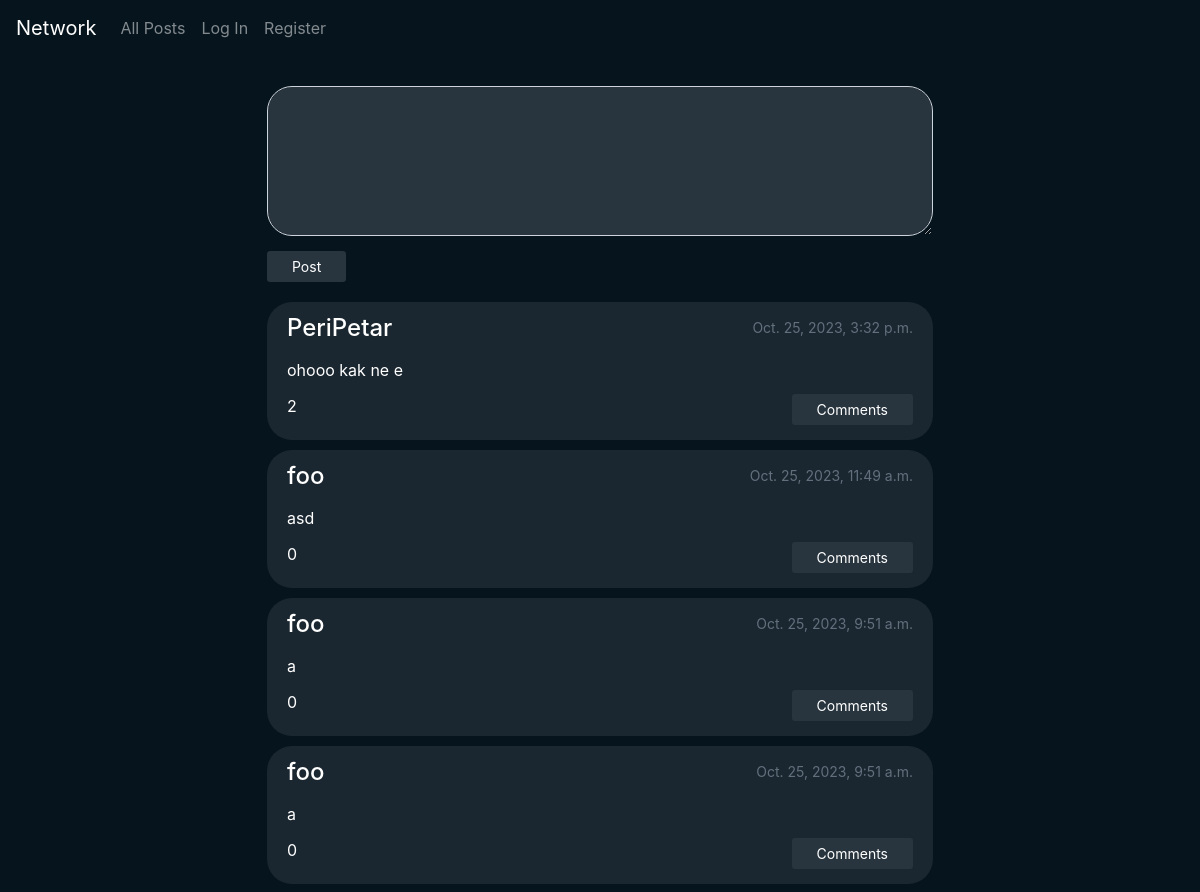
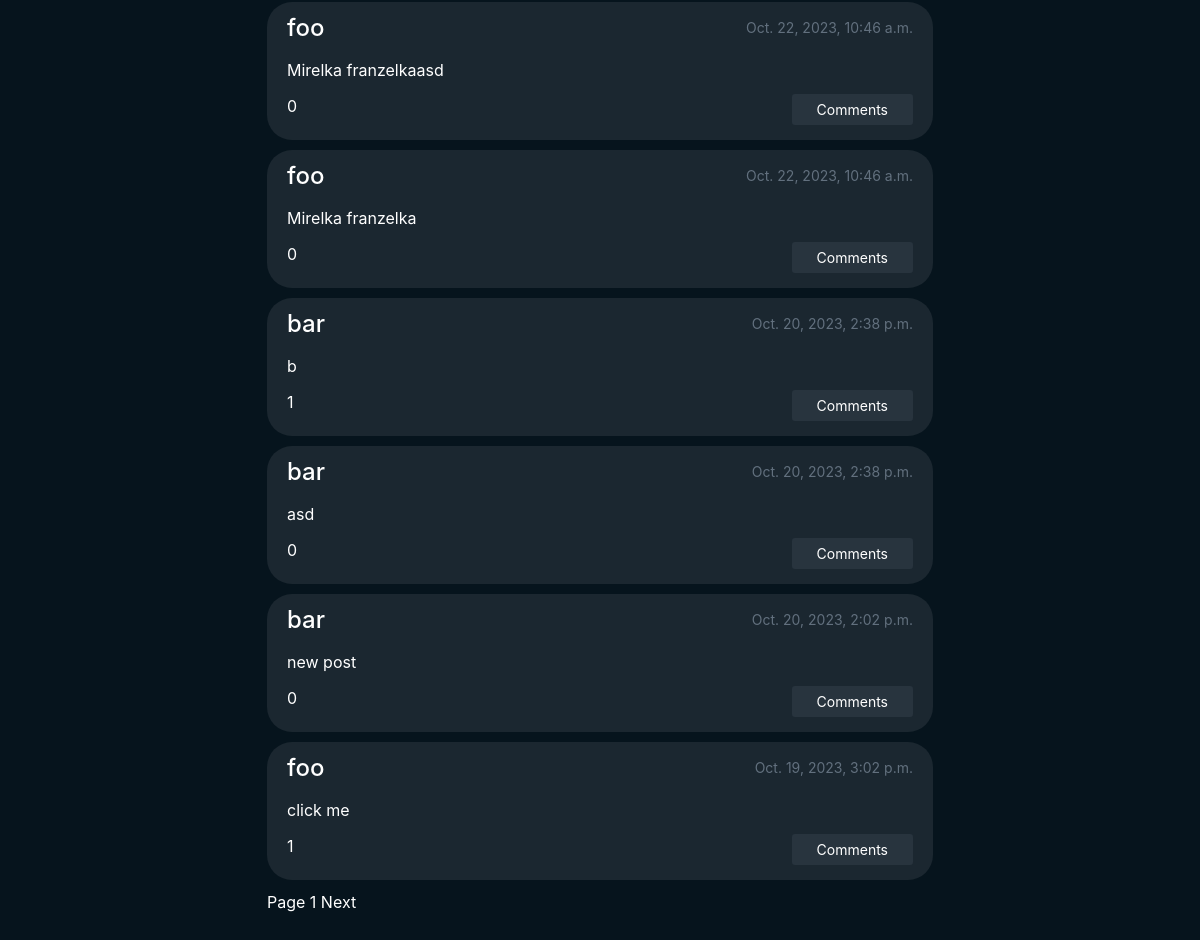
The page / on the database its author committed (2 pictures, top to bottom).
### network/models.py (models this page shows, shortened)
class Post(models.Model):
    author = models.ForeignKey(User, on_delete=models.CASCADE)
    post = models.CharField(max_length=400)
    timestamp = models.DateTimeField(auto_now_add=True, blank=True)
    likes = models.ManyToManyField(User, related_name="liked_posts", default=0)
    def likes_count(self) -> int:
        return self.likes.all().count()

class User(AbstractUser):
    following = models.ManyToManyField('self', related_name='followers', blank=True)
    birthday = models.DateField(blank=True, null=True)
    nationality = CountryField(null=True)
    profile_pic = models.ImageField(upload_to="profile_pics", default='profile_pics/default.png')
    description = models.TextField(max_length=600, null=True)
    followed_by = models.IntegerField(blank=True, null=True, default=0)

### network/views.py (the view)
# urls.py: path("", views.index, name="index"),
def index(request):
    if request.method == "POST":
        form = PostForm(request.POST)
        if form.is_valid():
            new_post = form.cleaned_data['post']
            user = User.objects.get(id=request.user.id)
            Post.objects.create(author=user, post=new_post)
    post_list = Post.objects.all().order_by('-timestamp')
    p = Paginator(post_list, 10)
    page = request.GET.get('page')
    posts = p.get_page(page)
    context = {
        'create_post': PostForm,
        'posts': posts,
        'add_comment': CommentForm,
        'all_comments': Comment.objects.all().order_by("-timestamp")
    }
    return render(request, "network/index.html", context)

### network/templates/network/index.html (shortened to what this page needs)
{% extends "network/layout.html" %}
{% block body %}
    <div class="container">
        <div class="home">
            <div class="form">
                <form method="POST">
                    {{ create_post }}
                    <input type="submit" class='btn btn-sm btn-primary' name="new_post" value="Post">
                </form>
            </div>
            {% include "network/content.html" %}
{% endblock %}

### network/templates/network/content.html (shortened to what this page needs)
{% if posts %}
    {% for post in posts %}
    <div class="single-post">
        <div class="post-contents">
            <div class="post-heading">
                <a id='author' href="{% url 'user' id=post.author.id %}">{{ post.author }}</a>
                <p>{{ post.timestamp }}</p>
            </div>
            <div id="post-text">{{post.post}}</div>
            <div class="interactions">
                <div id="likes">
                    <span id="num-likes">{{ post.likes_count }}</span>
                </div>
                <div id="comments">
                    <button id="comment" class="btn btn-sm btn-primary">Comments</button>
                </div>
            </div>
        </div>
    </div>
    {% endfor %}
{% endif %}
Page {{ posts.number }}
{% if posts.has_next %}
<a href="?page={{ posts.next_page_number }}">Next </a>
{% endif %}

### network/static/network/styles.css (style rules this page uses)
body { background-color: #06141d; color: white; }
a:any-link { color: white; }
.btn-primary { padding: 5px 25px; background-color: #28343e; border: none; }
#new-post { background-color: #28343e; }
.container { margin: 30px auto; }
.form { margin-bottom: 20px; }
.form form .form-control { border-radius: 25px; height: 150px; margin-bottom: 15px; }
.home { margin: auto; max-width: 60%; }
.single-post { background-color: #1b2730; border-radius: 25px; padding: 8px 20px 15px; margin-bottom: 10px; }
.post-contents .post-heading { display: flex; justify-content: space-between; margin-bottom: 12px; }
#post-text { margin-bottom: 12px; text-wrap: wrap; word-wrap: break-word; }
#author { font-size: 24px; font-weight: 500; }
.post-heading p { font-size: 14px; color: #62707e; line-height:36px; padding: 0; margin: 0; vertical-align: middle; }
.interactions { display: flex; justify-content: space-between; }

### rows shown on the page
Post: author "PeriPetar", timestamp "Oct. 25, 2023, 3:32 p.m.", post "ohooo kak ne e", likes_count "2"
Post: author "foo", timestamp "Oct. 25, 2023, 11:49 a.m.", post "asd", likes_count "0"
Post: author "foo", timestamp "Oct. 25, 2023, 9:51 a.m.", post "a", likes_count "0"
Post: author "foo", timestamp "Oct. 25, 2023, 9:51 a.m.", post "a", likes_count "0"
Post: author "foo", timestamp "Oct. 22, 2023, 10:46 a.m.", post "Mirelka franzelkaasd", likes_count "0"
Post: author "foo", timestamp "Oct. 22, 2023, 10:46 a.m.", post "Mirelka franzelka", likes_count "0"
Post: author "bar", timestamp "Oct. 20, 2023, 2:38 p.m.", post "b", likes_count "1"
Post: author "bar", timestamp "Oct. 20, 2023, 2:38 p.m.", post "asd", likes_count "0"
Post: author "bar", timestamp "Oct. 20, 2023, 2:02 p.m.", post "new post", likes_count "0"
Post: author "foo", timestamp "Oct. 19, 2023, 3:02 p.m.", post "click me", likes_count "1"

### other values the page prints
{{ posts.number }} "1"
